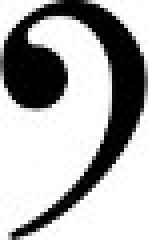
#> input picture templates/clavefa.jpg, 37 x 60 px (shown 4 times larger)
$ python -i main.py   (imports and definitions only)
#> lines starting #> are read from the running program, lines starting #| are printed output that depends on the picture; after the words box and inside, x2 and y2 are one past the last pixel; in counts of white or black regions, pixels touching at a corner belong together
### functions.py
# -*- coding: utf-8 -*-
"""
Created on Sun Nov 12 13:36:03 2017

@author: Gabriel PC
"""

#basic itemps to use


import cv2
import numpy as np
from matplotlib import pyplot as plt

# [15 lines left out: functions loadimg, show, showc, not called in this run]
def to_grey(image):
    img = np.copy(image)
    shape = np.shape(image)
    if(np.size(shape) == 3):
        img = cv2.cvtColor(img,cv2.COLOR_RGB2GRAY)
    return img

def saveimg(imagen,name):
    cv2.imwrite(name,imagen)
    pass

# [11 lines left out: function tresshold, not called in this run]

### main.py
# -*- coding: utf-8 -*-

import cv2
import numpy as np
from matplotlib import pyplot as plt
import functions as f

import sys
sys.path.append('MIDI/src/midiutil')

from MidiFile3 import MIDIFile


tabla_sol = [77,76,74,72,71,69,67,65,64,62,60,59,57,55,53,52,50]
kernel = np.ones((2,2),np.uint8)
# [1 line that did not run here, left out]

# [68 lines left out: functions line_separator, ar_line_separator, separator_blocks, ar_separator_blocks, EliminateLines, not called in this run]


"""
test = f.loadimg("test.png")
f.show(test)
test = f.to_grey(test)
test = cv2.adaptiveThreshold(test,255,cv2.ADAPTIVE_THRESH_MEAN_C,cv2.THRESH_BINARY,15,-2)
f.saveimg(test)
data = line_separator(test)
result = separator_blocks(test,data)
#mg(test)
"""
#Demo1
#Demo


# [16 lines left out: functions get_body, transpose_all, transponse_arr_all, not called in this run]


#test = f.tresshold(test,100)

#test = cv2.adaptiveThreshold(test,255,cv2.ADAPTIVE_THRESH_MEAN_C,cv2.THRESH_BINARY,15,-2)

"""
test = f.loadimg("test2.jpg")
test = f.to_grey(test)
f.saveimg(test,"imagen.png")
f.show(test)

clear = EliminateLines(test)
clear = f.tresshold(clear,50)
data = line_separator(test,255)

result_1 = separator_blocks(clear,data)
result_2 = transpose_all(result_1)
result_3 = ar_line_separator(result_2,255)
result_4 = ar_separator_blocks(result_2,result_3)
result_5 = transponse_arr_all(result_4)
"""


# [74 lines left out: functions agrandar, show_circles, delete_borders, fcorchea, not called in this run]


def Erosion(im,pixel,mascara):
    val = False
    for i in range(0,1):
        for j in range(0,mascara.shape[0]):
            if im[pixel[0]+i][pixel[1]+j]==mascara[j]:
                val = True
            else:
                val = False
                break
        if(val == False):
            break
    if(val == False):
        im[pixel[0]][pixel[1]] = 255

# [4 lines left out: function Dilatacion, not called in this run]

def BorrarLineas(img, mascara):
    im = np.copy(img)
    sx = int(im.shape[0])
    sy = int(im.shape[1])
    for i in range(0,sx):
        for j in range(0,sy):
            if(im[i][j]>=210):
                im[i][j] = 255
            else:
                im[i][j] = 0
    for i in range(0,im.shape[0]):
        for j in range(0,im.shape[1]):
            if(im[i][j]==0 and i+4<=im.shape[0] and j+4<=im.shape[1]):
                pixel = [i,j]
                Erosion(im,pixel,mascara)

    im2 = np.copy(im)
    for i in range(0,im.shape[0]):
        for j in range(0,im.shape[1]):
            if(im2[i][j]==0 and i+4<=im.shape[0] and j+4<=im.shape[1]):
                pixel = [i,j]
                Dilatacion(im,pixel,mascara)
    return im

# [28 lines left out: functions eliminar_repetidas, templates, not called in this run]

def ConseguirLineas(imag):
    masca = np.zeros([int(np.size(imag,1)/2)],dtype = np.uint8)
    #masca = np.array([(0,0,0,0,0,0,0,0,0,0,0,0,0,0,0,0,0,0,0,0,0,0,0,0,0,0,0,0,0)])
    imag = f.to_grey(imag)
    imag = BorrarLineas(imag,masca)
    f.saveimg(imag,"lineas.png")
    lineaPos = np.zeros([20])
    lineaCon = 0
    adi = 0
    LineasPos = []
    for i in range(0,imag.shape[0]):
        if(imag[i][100]+adi==0):
            lineaPos[lineaCon] = i
            lineaCon += 1
            adi=2
            LineasPos.append(i)
        else:
            adi=0

    lineaInicial = LineasPos[0]
    dist = LineasPos[1]-LineasPos[0]

    return lineaInicial, dist


# [58 lines left out: functions check_corchea, change_to_corc, decide_position, newNote, make_midi, song, not called in this run]

def get_dataset(imagen):
    linea, distancia = ConseguirLineas(imagen)
    negra = cv2.imread('templates/b1.png',0)
    blanca = cv2.imread('templates/w1.png',0)
    blanca2 = cv2.imread('templates/w2.png',0)
    sol = cv2.imread('templates/sol.png',0)
    fa = cv2.imread('templates/clavefa.jpg',0)
    redonda = cv2.imread('templates/r1.png',0)
    redonda2 = cv2.imread('templates/r2.png',0)
    tata = f.to_grey(imagen)
    tata = EliminateLines(tata)
    NegraPos = []
    BlancaPos = []
    RedondaPos = []
    SolPos = []
    FaPos = []

    imagen, NegraPos = templates(imagen, negra, NegraPos,10)
    imagen, BlancaPos = templates(imagen, blanca, BlancaPos,20)
    imagen, BlancaPos = templates(imagen, blanca2, BlancaPos,20)
    imagen, SolPos = templates(imagen, sol, SolPos,50)
    imagen, RedondaPos = templates(imagen, redonda, RedondaPos, 40)
    imagen, RedondaPos = templates(imagen, redonda2, RedondaPos, 40)
    imagen, FaPos = templates(imagen, fa, FaPos,60)

    NegraPos = eliminar_repetidas(NegraPos)
    change_to_corc(NegraPos,tata,negra)
    BlancaPos = eliminar_repetidas(BlancaPos)
    SolPos = eliminar_repetidas(SolPos)
    NegraPos = sorted(NegraPos,key=lambda order:order[0],reverse = False)
    if(np.size(SolPos,0) > 0):
        dataset = np.concatenate((SolPos,NegraPos),axis = 0)
    if(np.size(BlancaPos,0) > 0):
        dataset = np.concatenate((dataset, BlancaPos),axis=0)

    dataset = np.array(sorted(dataset,key=lambda order:order[0],reverse = False))
    decide_position(dataset,linea,distancia)
    return dataset


# [29 lines left out: function demo, not called in this run]

# [1 line not run here, left out]

>>> import cv2
>>> picture = cv2.imread('templates/clavefa.jpg')
#> picture is the input picture: shape (60, 37, 3); min 0, max 255, mean 172.8
>>> result = get_dataset(picture)
#> after the loop in BorrarLineas, `for i in range(0,sx):`:
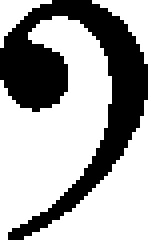
#> im: shape (60, 37) (shown 4 times larger); 64.9% white; 1 black region, box (x1, y1, x2, y2) and area: (0, 0, 37, 60) 780
#> after the loop in BorrarLineas, `for i in range(0,im.shape[0]):`:
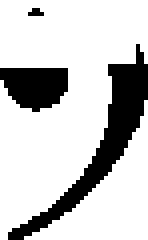
#> im: shape (60, 37) (shown 4 times larger); 78.3% white; 3 black regions (1 under 20 px), largest, box (x1, y1, x2, y2) and area: (2, 11, 37, 60) 330, (0, 17, 17, 28) 145
#> (the run stopped early here; a loop or call above may not have finished)

$ run again, on testF.png
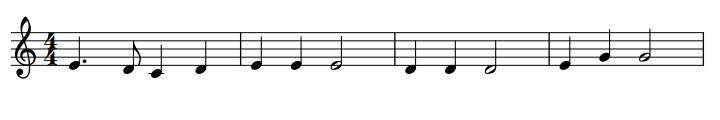
#> input picture testF.png, 720 x 120 px
#> picture is the input picture: shape (120, 720, 3); mean B, G, R 238.9, 238.9, 238.9
#> after the loop in BorrarLineas, `for i in range(0,sx):`:
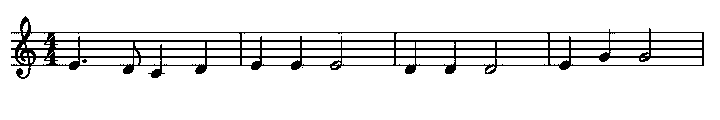
#> im: shape (120, 720); 91% white; black in thin lines or dots, all inside (x1, y1, x2, y2) = (11, 16, 704, 79)
#> in EliminateLines, `imgFinal = cv2.dilate(imgFinal, estructura, iterations = 1);`:
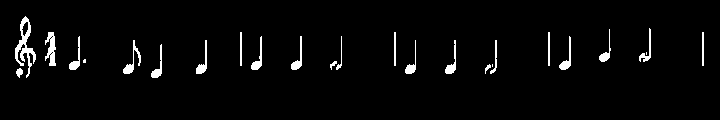
#> imgFinal: shape (120, 720); 3% white; 25 white regions (3 under 20 px), largest, box (x1, y1, x2, y2) and area: (15, 16, 36, 78) 443, (45, 32, 56, 66) 228, (123, 40, 141, 74) 167
